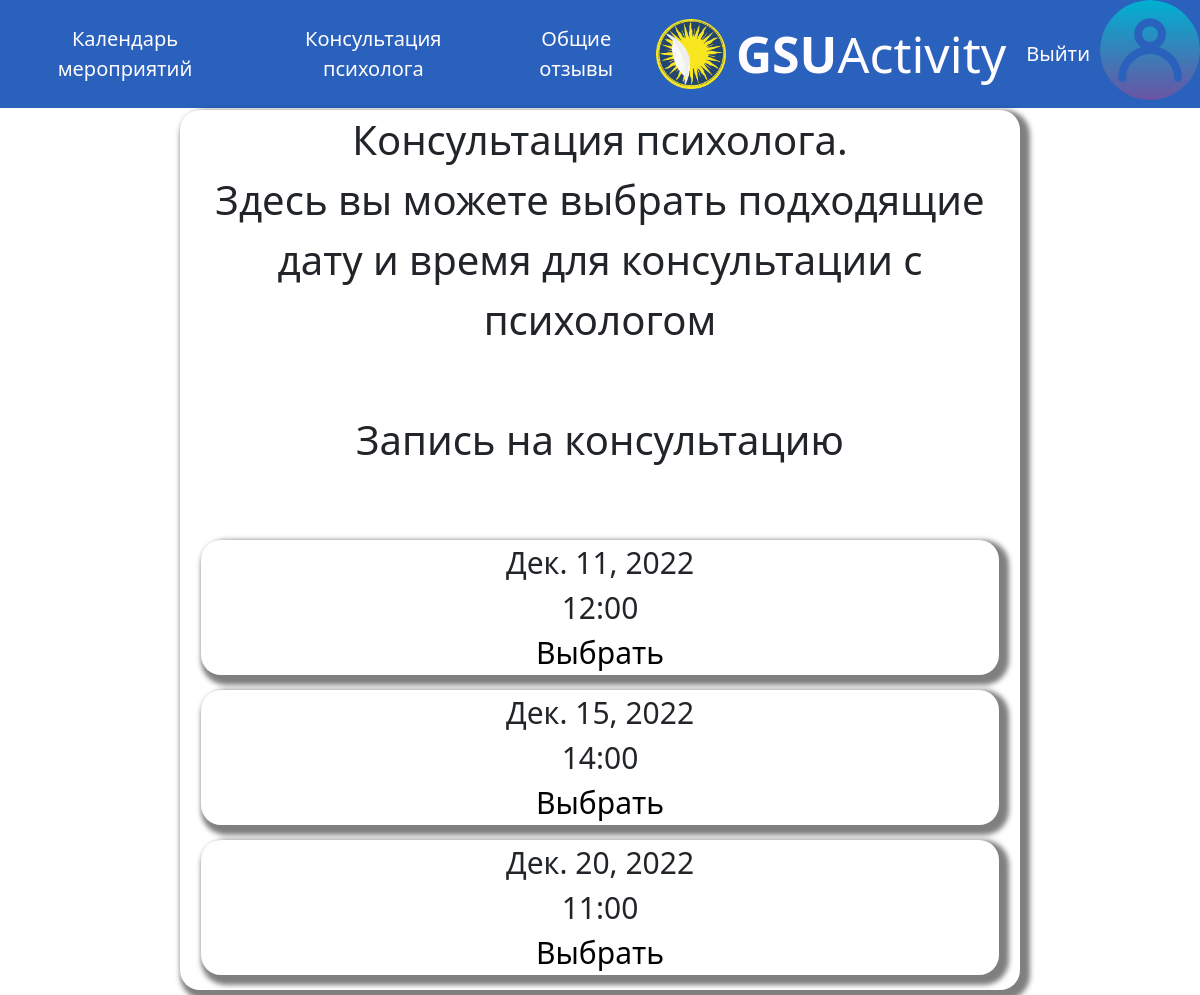
/consult/ (signed in), run on the app's committed database.
### news/models.py (models this page shows)
class Consult(models.Model):
    date = (
         ('9:00','9:00'),
         ('10:00','10:00'),
         ('11:00','11:00'),
         ('12:00','12:00'),
         ('13:00','13:00'),
         ('14:00','14:00'),
         ('15:00','15:00'),
        )
    eventdate = models.DateField(db_index=True,null=True,blank=False,verbose_name='Дата')
    eventtime = models.CharField(choices=date,blank=False,max_length=10,verbose_name='Время')
    zan = models.BooleanField(default=False, db_index=True,verbose_name='Занятость')
    class Meta:
        verbose_name_plural = 'Консультации'
        verbose_name = 'Консультация'
        ordering = ['eventdate']

### news/views.py (the view)
# urls.py: path('consult/', consult, name='consult'),
def consult(request):
	consults = Consult.objects.filter(zan=False)
	form_class = NewConsult
	form = form_class
	if request.method == 'POST':
		c_form = form_class(request.POST, request.FILES)
		if c_form.is_valid():
			c_form.save()
		else:
			form = c_form
	return render(request, 'news/consult.html', {'consults': consults, 'form': form})

### news/templates/news/consult.html
{% extends "layout/basic.html" %}
{% block content %}
<div class="def">
	Консультация психолога.<br> Здесь вы можете выбрать подходящие дату и время для консультации с психологом<br><br>
	{% if user.id == 8 or user.id == 1 %}
		Вы можете добавить консультацию
		<form method="post">
			{% csrf_token %}
			<div>{{ form }}</div>
			<button type="submit" class="btn btn-success">Создать</button>
		</form>
	{% else %}
		Запись на консультацию<br><br>
	{% endif %}
	{% if consults %}
		{% for consult in consults %}
			<div class="post">
				{{ consult.eventdate }}<br>
				{{ consult.get_eventtime_display }}<br>
				{% if user.is_authenticated %}
					<a href="{% url 'news:zap_consult' pk=consult.pk %}" class="post_link" >Выбрать</a><br>
				{% endif %}
			</div>
		{% endfor %}
	{% else %}
		Записей нет<br><br>
	{% endif %}
</div>
{% endblock %}

### news/static/news/style.css (style rules this page uses)
:root { --bs-blue: #0d6efd; --bs-indigo: #6610f2; --bs-purple: #6f42c1; --bs-pink: #d63384; --bs-red: #dc3545; --bs-orange: #fd7e14; --bs-yellow: #ffc107; --bs-green: #198754; --bs-teal: #20c997; --bs-cyan: #0dcaf0; --bs-black: #000; --bs-white: #fff; --bs-gray: #6c757d; --bs-gray-dark: #343a40; --bs-gray-100: #f8f9fa; --bs-gray-200: #e9ecef; --bs-gray-300: #dee2e6; --bs-gray-400: #ced4da; --bs-gray-500: #adb5bd; --bs-gray-600: #6c757d; --bs-gray-700: #495057; --bs-gray-800: #343a40; --bs-gray-900: #212529; --bs-primary: #0d6efd; --bs-secondary: #6c757d; --bs-success: #198754; --bs-info: #0dcaf0; --bs-warning: #ffc107; --bs-danger: #dc3545; --bs-light: #f8f9fa; --bs-dark: #212529; --bs-primary-rgb: 13, 110, 253; --bs-secondary-rgb: 108, 117, 125; --bs-success-rgb: 25, 135, 84; --bs-info-rgb: 13, 202, 240; --bs-warning-rgb: 255, 193, 7; --bs-danger-rgb: 220, 53, 69; --bs-light-rgb: 248, 249, 250; --bs-dark-rgb: 33, 37, 41; --bs-white-rgb: 255, 255, 255; --bs-black-rgb: 0, 0, 0; --bs-body-color-rgb: 33, 37, 41; --bs-body-bg-rgb: 255, 255, 255; --bs-font-sans-serif: system-ui, -apple-system, "Segoe UI", Roboto, "Helvetica Neue", "Noto Sans", "Liberation Sans", Arial, sans-serif, "Apple Color Emoji", "Segoe UI Emoji", "Segoe UI Symbol", "Noto Color Emoji"; --bs-font-monospace: SFMono-Regular, Menlo, Monaco, Consolas, "Liberation Mono", "Courier New", monospace; --bs-gradient: linear-gradient(180deg, rgba(255, 255, 255, 0.15), rgba(255, 255, 255, 0)); --bs-body-font-family: var(--bs-font-sans-serif); --bs-body-font-size: 1rem; --bs-body-font-weight: 400; --bs-body-line-height: 1.5; --bs-body-color: #212529; --bs-body-bg: #fff; --bs-border-width: 1px; --bs-border-style: solid; --bs-border-color: #dee2e6; --bs-border-color-translucent: rgba(0, 0, 0, 0.175); --bs-border-radius: 0.375rem; --bs-border-radius-sm: 0.25rem; --bs-border-radius-lg: 0.5rem; --bs-border-radius-xl: 1rem; --bs-border-radius-2xl: 2rem; --bs-border-radius-pill: 50rem; --bs-link-color: #0d6efd; --bs-link-hover-color: #0a58ca; --bs-code-color: #d63384; --bs-highlight-bg: #fff3cd; }
body { background: #F2F7F2; background-attachment: fixed; background-size: cover; margin: 0; font-family: var(--bs-body-font-family); font-size: var(--bs-body-font-size); font-weight: var(--bs-body-font-weight); line-height: var(--bs-body-line-height); color: var(--bs-body-color); text-align: var(--bs-body-text-align); background-color: var(--bs-body-bg); -webkit-text-size-adjust: 100%; -webkit-tap-highlight-color: rgba(0, 0, 0, 0); }
.post { margin-top: 10px; font-size: 40px; margin-bottom: 5px; border-radius: 20px; width:70%; box-shadow: 5px 5px 5px 5px rgba(0,0,0,0.5); margin-bottom: 5px; }
.post_link { color: black; text-decoration: none; }
.def { margin-top: 10px; font-size: 40px; margin-bottom: 5px; border-radius: 20px; width:70%; box-shadow: 5px 5px 5px 5px rgba(0,0,0,0.5); margin-bottom: 5px; padding-bottom: 10px; display: flex; flex-direction: column; align-items: center; text-align: center; flex-wrap:wrap; }
@media (max-width: 1366px) { .post { width: 95%; font-size:30px; } }

### data on the page
Consult: eventdate "Дек. 11, 2022", eventtime "12:00"
Consult: eventdate "Дек. 15, 2022", eventtime "14:00"
Consult: eventdate "Дек. 20, 2022", eventtime "11:00"
